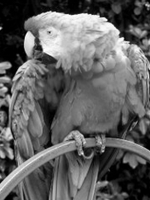
%> input picture download.png, 150 x 200 px
$ octave edgeDetection.m   (GNU Octave 9; MATLAB toolbox functions it lacks are replaced by stand-ins)
%> lines starting %> are read from the running program, lines starting %| are printed output that depends on the picture
originalImg = imread('download.png');
%> originalImg is the input picture: size 200x150 uint8; min 0, max 255, mean 97
figure('Name','Original Image','NumberTitle','off');
imshow(originalImg);

%------------------first Derivative ------------------%

 %first derivative edge detection with prewitt method
first_prewitt = edge(originalImg, 'Prewitt');
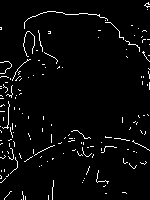
%> first_prewitt: size 200x150 logical; 3.5% white in thin lines or dots
figure('Name','Prewitt','NumberTitle','off');
imshow(first_prewitt);
%first derivative edge detection with sobel method
first_sobel = edge(originalImg, 'Sobel');
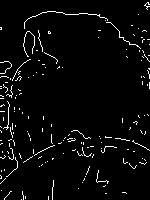
%> first_sobel: size 200x150 logical; 3.5% white in thin lines or dots
figure('Name','Sobel','NumberTitle','off');
imshow(first_sobel);
%first derivative edge detection with sobel method
first_roberts = edge(originalImg, 'Roberts');
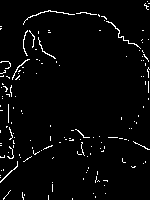
%> first_roberts: size 200x150 logical; 3% white in thin lines or dots
figure('Name','Roberts','NumberTitle','off');
imshow(first_roberts);

%-----------------Socend Derivative-------------%

second_log = edge(originalImg, 'log');
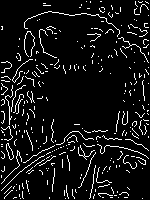
%> second_log: size 200x150 logical; 8% white in thin lines or dots
figure('Name','LOG','NumberTitle','off');
imshow(second_log);

second_zerocross = edge(originalImg, 'zerocross');
figure('Name','zerocross','NumberTitle','off');
imshow(second_zerocross);

%--------------------Canny-----------------------%

canny = edge(originalImg, 'canny');
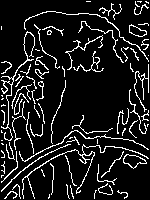
%> canny: size 200x150 logical; 11.4% white in thin lines or dots
figure('Name','Canny','NumberTitle','off');
imshow(canny);
